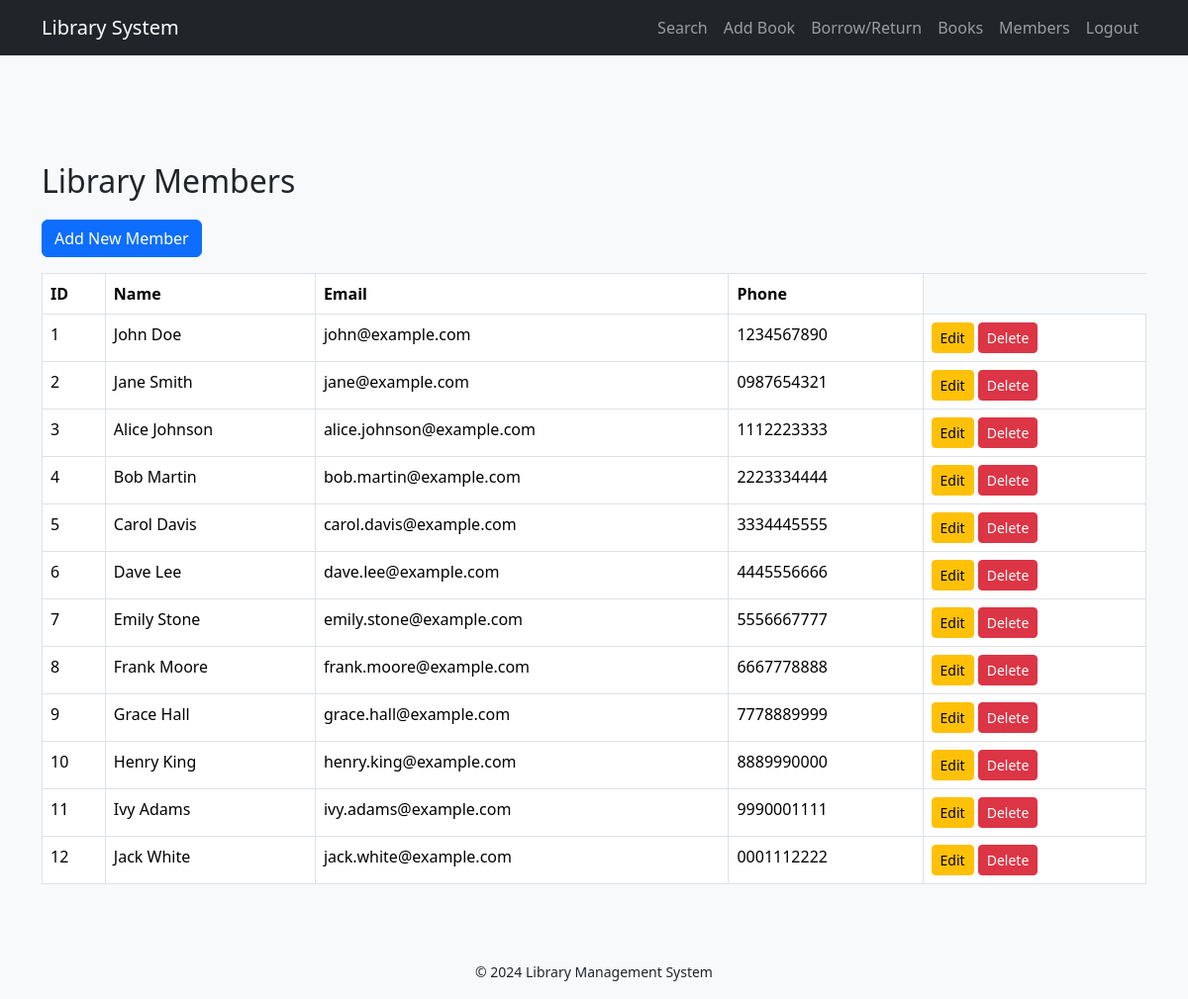
/members (signed in), run on the app's committed database.
### tables this page shows
CREATE TABLE `members` (`id`, `name`, `email`, `phone`);

### app.py (the view)
@app.route('/members')
@login_required
def members():
    conn = db_connection()
    cursor = conn.cursor()
    cursor.execute("SELECT * FROM members")
    members = cursor.fetchall()
    cursor.close()
    conn.close()
    return render_template('members.html', members=members)

### app.py (called while the page is built)
def db_connection():
    conn = sqlite3.connect('data.sqlite')   # or your correct database file
    conn.row_factory = sqlite3.Row
    return conn

@login_manager.user_loader
def load_user(user_id):
    conn = db_connection()
    cursor = conn.cursor()
    cursor.execute("SELECT * FROM users WHERE id = ?", (user_id,))
    user = cursor.fetchone()
    cursor.close()
    conn.close()
    if user:
        return User(user['id'], user['username'], user['password'], user['role'])
    return None

### templates/members.html
{% extends 'layout.html' %}
{% block content %}
<h2>Library Members</h2>
<a class="btn btn-primary mb-3" href="{{ url_for('add_member') }}">Add New Member</a>
<table class="table table-bordered">
    <thead>
        <tr>
            <th>ID</th><th>Name</th><th>Email</th><th>Phone</th>
        </tr>
    </thead>
<tbody>
    {% for member in members %}
    <tr>
        <td>{{ member.id }}</td>
        <td>{{ member.name }}</td>
        <td>{{ member.email }}</td>
        <td>{{ member.phone }}</td>
        <td>
            {% if current_user.role == 'admin' %}
            <a href="{{ url_for('edit_member', member_id=member.id) }}" class="btn btn-sm btn-warning">Edit</a>
            <a href="{{ url_for('delete_member', member_id=member.id) }}" class="btn btn-sm btn-danger"
               onclick="return confirm('Are you sure you want to delete this member?')">Delete</a>
            {% endif %}
        </td>
    </tr>
    {% endfor %}
</tbody>
</table>
{% endblock %}

### static/style.css (style rules this page uses)
body { padding-top: 70px; background-color: #f8f9fa; }
h2 { margin-bottom: 20px; }

### data on the page
members: id "1", name "John Doe", email "john@example.com", phone "1234567890"
members: id "2", name "Jane Smith", email "jane@example.com", phone "0987654321"
members: id "3", name "Alice Johnson", email "alice.johnson@example.com", phone "1112223333"
members: id "4", name "Bob Martin", email "bob.martin@example.com", phone "2223334444"
members: id "5", name "Carol Davis", email "carol.davis@example.com", phone "3334445555"
members: id "6", name "Dave Lee", email "dave.lee@example.com", phone "4445556666"
members: id "7", name "Emily Stone", email "emily.stone@example.com", phone "5556667777"
members: id "8", name "Frank Moore", email "frank.moore@example.com", phone "6667778888"
members: id "9", name "Grace Hall", email "grace.hall@example.com", phone "7778889999"
members: id "10", name "Henry King", email "henry.king@example.com", phone "8889990000"
members: id "11", name "Ivy Adams", email "ivy.adams@example.com", phone "9990001111"
members: id "12", name "Jack White", email "jack.white@example.com", phone "0001112222"
